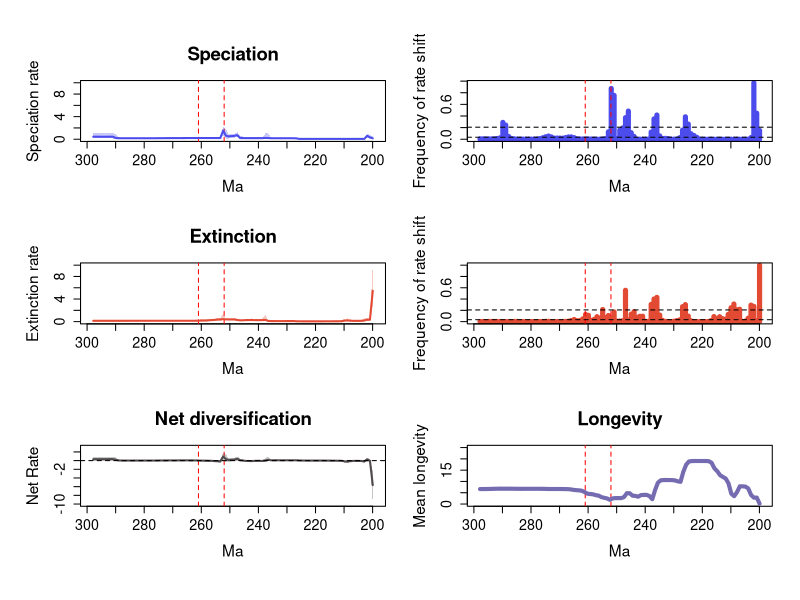

Generate this figure with R:


pdf(file='C:/Users/SimoesLabAdmin/Documents/BDNN_Arielli/reptilia/mcmc_no_predictors/A_rjmcmc_sampled_every_20k/RTT_plots_final.pdf',width=10, height=15)
par(mfrow=c(3,2), cex.main=1.7, cex.lab=1.4, cex.axis=1.3,
    oma=c(2, 2, 2, 0))     # outer margins for the entire figure
library(scales)

# Define custom tick positions at 10 MY intervals
x_ticks <- seq(-300, -200, by=10)
x_tick_labels <- abs(x_ticks)

# Calculate positions for the mass extinction events
perm_trias_extinction = -252 # End-Permian mass extinction (252 Ma)
guadalupian_extinction = -261 # Guadalupian extinction (261 Ma)

time=c(-199.94725639499998, -200.936163185,-201.92506997499999,-202.913976765,-203.902883555,-204.891790345,-205.880697135,-206.869603925,-207.858510715,-208.847417505,-209.836324295,-210.82523108499998,-211.814137875,-212.803044665,-213.791951455,-214.780858245,-215.769765035,-216.758671825,-217.747578615,-218.736485405,-219.72539219499998,-220.714298985,-221.703205775,-222.692112565,-223.681019355,-224.669926145,-225.658832935,-226.647739725,-227.636646515,-228.62555330499998,-229.614460095,-230.60336688499999,-231.592273675,-232.581180465,-233.570087255,-234.558994045,-235.547900835,-236.536807625,-237.52571441499998,-238.514621205,-239.503527995,-240.492434785,-241.481341575,-242.470248365,-243.459155155,-244.448061945,-245.436968735,-246.42587552499998,-247.414782315,-248.403689105,-249.392595895,-250.381502685,-251.370409475,-252.359316265,-253.348223055,-254.337129845,-255.32603663499998,-256.31494342499997,-257.303850215,-258.292757005,-259.281663795,-260.270570585,-261.259477375,-262.248384165,-263.237290955,-264.226197745,-265.21510453499997,-266.204011325,-267.192918115,-268.181824905,-269.17073169500003,-270.159638485,-271.148545275,-272.137452065,-273.126358855,-274.11526564499997,-275.104172435,-276.093079225,-277.081986015,-278.070892805,-279.059799595,-280.048706385,-281.037613175,-282.026519965,-283.01542675499996,-284.004333545,-284.993240335,-285.982147125,-286.971053915,-287.959960705,-288.948867495,-289.937774285,-290.926681075,-291.91558786499996,-292.904494655,-293.893401445,-294.882308235,-295.871215025,-296.860121815,-297.849028605)
rate=c(0.15313336157387758, 0.3329589931299385,0.6022812176345975,0.05462234726966869,0.05441363681899425,0.05440987548663266,0.054409256016385146,0.0544079544710714,0.05440478273034457,0.05440402273480176,0.054395083707974065,0.0543900447290256,0.054386379399028996,0.054386063976915075,0.05438409227263544,0.054386964660841815,0.05438851208186892,0.05438934726170583,0.05439107981525484,0.05438851208186892,0.05439107981525484,0.054395083707974065,0.05441242652771938,0.05458867618248743,0.05578359152587249,0.057063239167522116,0.0610869860784142,0.146868398368434,0.1755449781044821,0.1732204936931233,0.17135924948194126,0.1712868949168721,0.17131785676627584,0.17269584469745752,0.1759194853385445,0.17804928196916736,0.18096753777969043,0.2004786216025732,0.22741507759231666,0.19171477894639716,0.19150224046857267,0.191503866698282,0.191503866698282,0.19151148200911042,0.19151651496416872,0.19158195991356075,0.19778614187292526,0.2069392558940807,0.7230063225861842,0.5947973601714684,0.5535046991635932,0.4981342905878909,0.6219470681038048,1.5218666449055225,0.210839285079017,0.2097201598419921,0.20922837478475642,0.20921175764913144,0.20923160952231645,0.2092652736618878,0.2094588022186713,0.20944136841795966,0.20890427909761553,0.20860294448580907,0.2083275536301596,0.20805223807699957,0.2072252625302661,0.2048608034117666,0.2015043656278464,0.19867028960409755,0.1967885752071245,0.19544275490527607,0.1937639042154109,0.1921318236354062,0.19030967632910573,0.1860827264156813,0.18047489155213853,0.17619829858252822,0.1736986628419781,0.1724344752817108,0.17194064474404058,0.17166595057770825,0.1714900671258485,0.17144335418383316,0.1715287869698151,0.17166271391623283,0.17159070833122347,0.1717960074328469,0.17248791329844748,0.17423817095047306,0.18073179440628226,0.21220395629042255,0.438759144124622,0.44383444266475175,0.4400138593165728,0.43876899664284086,0.43883824898537355,0.44005411392873744,0.44172845638591374,0.44484988665887687)
minHPD=c(2.1550036428609548e-05, 7.653404137394028e-05,0.2727053446141114,0.03906372913313762,0.04141076738495005,0.04137426738842922,0.04140535977921385,0.04141672549446696,0.04144149840540235,0.04139794126803834,0.04141672549446696,0.04153041628911467,0.04162690871843415,0.04144447608699939,0.041626796031199745,0.04148393683514212,0.04148393683514212,0.04148393683514212,0.041626796031199745,0.041626796031199745,0.04153041628911467,0.0414016579057861,0.04141672549446696,0.040823776242734346,0.040049116423558434,0.042035433757564744,0.04201267867534394,0.050300301037868124,0.106872442532739,0.1099202257114235,0.11109936897613146,0.11111124178155829,0.11110951404187178,0.11148702571233833,0.11085018012739528,0.11006654815406013,0.10681366891609854,0.10685491026142217,0.16177856676748043,0.13490066819262458,0.13665731541107906,0.13669821884077726,0.13667419540382367,0.13665731541107906,0.1375145014950347,0.13701371037991886,0.14434077091425976,0.1489607275093156,0.38583942031104007,0.2924593819136264,0.24707797938370565,0.11920517579714333,0.08787968870869799,0.6279973250323728,0.14082833338862508,0.14576856014983947,0.1459846650021991,0.14576856014983947,0.1457737661040971,0.14576856014983947,0.14551325465311296,0.14578748525574747,0.14578514256431396,0.14576856014983947,0.14459814888302316,0.14339291764932957,0.14251050262340587,0.12626267142312755,0.09415461362924665,0.0853213629341772,0.08323181971664739,0.08097132963701441,0.07682175465335771,0.0768769054389105,0.07403216726995196,0.06775798019466531,0.06261412046882604,0.06060341099059637,0.05888632879980028,0.057282207677089254,0.05757211991225554,0.05750748291889499,0.057533386062778503,0.057473624198091544,0.057473624198091544,0.05755426816516868,0.057544268376625365,0.05755029408603367,0.05736632624857129,0.05430102945372751,0.04266995305003667,0.052701695705230665,0.13976664945835357,0.1446289744760521,0.14522150899296643,0.14250492791748456,0.14347914449607577,0.1437002057049091,0.14301368144303758,0.1425236103650591)
maxHPD=c(0.5760985920107903, 0.7302041800555066,1.027443021804807,0.07080004724451847,0.06808515644644636,0.06800924933848194,0.06800924933848194,0.06800316255557624,0.06800316255557624,0.06793147082879239,0.0679057356585223,0.06799648365234083,0.06808515644644636,0.06789569153727282,0.06807602869512015,0.06792929041375652,0.06792929041375652,0.06793147082879239,0.06808052816301277,0.06808367459343903,0.06799606734883386,0.06790834887015225,0.06807908930341186,0.0687003285708555,0.13178783822359644,0.146550742292,0.18987578782934153,0.21543429950177917,0.22791738971853873,0.22404487537564244,0.2241005459078199,0.22403602092721447,0.22418878236967824,0.22467622086389957,0.22479025397548832,0.2271750757019642,0.233974137549528,1.0311050848903802,1.1308477835480217,0.2338931527938937,0.23278212030333223,0.23270347516802337,0.23263749443462572,0.2326676104993407,0.2336672795384761,0.23368462902386097,0.47911238782796545,0.5982642746342075,1.257381489917781,0.9626094473872286,0.9368650119044913,0.8750345734760814,1.7222642675225606,2.2897620507482586,0.30997345873507703,0.2926087091358037,0.2877904459107367,0.286986740074711,0.2869093373277986,0.28701374678093944,0.28807388023617225,0.28870057803975246,0.287889437029297,0.28807388023617225,0.2877816837071946,0.2880434781976923,0.29200584943051355,0.2965244160215808,0.27895033855653295,0.2717014025333729,0.269065016635512,0.26649393626973045,0.26211674563938947,0.26175085219308836,0.25840327277663094,0.25202655426693604,0.2458010978556797,0.24177502157293035,0.23972489613734965,0.23772065551783028,0.2377022054581586,0.23749975742691531,0.23749975742691531,0.23734047602439026,0.23705561147106669,0.23705561147106669,0.23732409978725214,0.23802196811338347,0.24017303694466285,0.24585901509974153,0.39367545728081144,0.8942233910607168,1.0896785932734903,1.0526965399161141,1.0311711116635687,1.0187972406870744,1.017437910386295,1.0165720838462353,1.0165720838462353,1.0242280544890465)
remove_na = !is.na(rate)
time = time[remove_na]
plot(time,time,type = 'n', ylim = c(0, 10), xlim = c(-298.343482,-199.452803), ylab = 'Speciation rate', xlab = 'Ma',main='Speciation', xaxt='n') # xaxt removes default x axis

axis(1, at=x_ticks, labels=x_tick_labels, cex.axis=1.3) # Custom x-axis with 10MY interval ticks
# Add vertical lines for mass extinction events
abline(v=perm_trias_extinction, col="red", lty=2) 
abline(v=guadalupian_extinction, col="red", lty=2)

polygon(c(time, rev(time)), c(maxHPD[remove_na], rev(minHPD[remove_na])), col = alpha('#4c4cec',0.3), border = NA)
lines(time,rate[remove_na], col = '#4c4cec', lwd=2)
mids=c(-199.95225087373734, -200.9511466212121,-201.95004236868687,-202.94893811616163,-203.94783386363633,-204.9467296111111,-205.94562535858586,-206.94452110606062,-207.94341685353533,-208.9423126010101,-209.94120834848485,-210.9401040959596,-211.93899984343432,-212.93789559090908,-213.93679133838384,-214.9356870858586,-215.9345828333333,-216.93347858080807,-217.93237432828283,-218.9312700757576,-219.9301658232323,-220.92906157070706,-221.92795731818183,-222.9268530656566,-223.9257488131313,-224.92464456060605,-225.92354030808082,-226.92243605555552,-227.92133180303028,-228.92022755050505,-229.9191232979798,-230.9180190454545,-231.91691479292928,-232.91581054040404,-233.9147062878788,-234.9136020353535,-235.91249778282827,-236.91139353030303,-237.9102892777778,-238.9091850252525,-239.90808077272726,-240.90697652020202,-241.90587226767678,-242.9047680151515,-243.90366376262625,-244.902559510101,-245.90145525757578,-246.90035100505048,-247.89924675252524,-248.8981425,-249.89703824747477,-250.89593399494947,-251.89482974242424,-252.893725489899,-253.89262123737376,-254.89151698484847,-255.89041273232323,-256.88930847979793,-257.8882042272727,-258.88709997474746,-259.8859957222222,-260.884891469697,-261.8837872171717,-262.88268296464645,-263.8815787121212,-264.8804744595959,-265.8793702070707,-266.87826595454544,-267.8771617020202,-268.87605744949497,-269.87495319696967,-270.87384894444443,-271.8727446919192,-272.8716404393939,-273.87053618686866,-274.8694319343434,-275.8683276818182,-276.86722342929295,-277.86611917676765,-278.8650149242424,-279.8639106717171,-280.8628064191919,-281.86170216666665,-282.8605979141414,-283.85949366161617,-284.8583894090909,-285.85728515656564,-286.8561809040404,-287.8550766515151,-288.85397239898987,-289.85286814646463,-290.8517638939394,-291.85065964141415,-292.84955538888886,-293.8484511363636,-294.8473468838384,-295.8462426313131,-296.84513837878785,-297.8440341262626)
counts=c(0.1508744038155803, 0.44804451510333865,0.9716693163751987,0.028139904610492844,0.0005087440381558028,0.0005087440381558028,0.00038155802861685216,0.00038155802861685216,0.0004610492845786963,0.0006836248012718601,0.000397456279809221,0.000397456279809221,0.00017488076311605722,0.0002384737678855326,0.0002702702702702703,0.00019077901430842608,0.00028616852146263913,0.0002702702702702703,0.00014308426073131957,0.00030206677265500793,0.0009697933227344992,0.0037042925278219395,0.03325914149443561,0.064181240063593,0.09340222575516693,0.26104928457869636,0.3858346581875994,0.15736089030206676,0.02575516693163752,0.0031478537360890304,0.0012559618441971383,0.002273449920508744,0.009379968203497615,0.01505564387917329,0.01273449920508744,0.056518282988871224,0.4164387917329094,0.3496661367249603,0.1231637519872814,0.002066772655007949,0.0008108108108108108,0.0010174880763116057,0.0009697933227344992,0.0010015898251192368,0.04818759936406995,0.11206677265500795,0.4843402225755167,0.37068362480127187,0.19335453100158984,0.1572496025437202,0.011589825119236884,0.7541176470588236,0.873577106518283,0.1272019077901431,0.011160572337042925,0.005087440381558029,0.001796502384737679,0.0011923688394276629,0.002845786963434022,0.003465818759936407,0.005389507154213036,0.005278219395866455,0.004531001589825119,0.0042448330683624805,0.0073449920508744035,0.026931637519872813,0.03992050874403816,0.03925278219395866,0.028330683624801272,0.018076311605723372,0.01969793322734499,0.020858505564387918,0.019189189189189187,0.039904610492845785,0.05502384737678855,0.04230524642289348,0.025055643879173292,0.011271860095389507,0.005294117647058823,0.003338632750397456,0.0022257551669316376,0.0021303656597774245,0.002368839427662957,0.002591414944356121,0.001971383147853736,0.0027503974562798094,0.0069475357710651825,0.013322734499205088,0.04847376788553259,0.2432114467408585,0.2899523052464229,0.023736089030206676,0.012670906200317964,0.007281399046104928,0.005818759936406995,0.006184419713831478,0.005850556438791733,0.007360890302066773,0.00712241653418124)
plot(mids,counts,type = 'h', xlim = c(-298.343482,-199.452803), ylim=c(0,0.9716693163751987), ylab = 'Frequency of rate shift', xlab = 'Ma',lwd=5,col='#4c4cec', xaxt='n') # xaxt removes default x axis

axis(1, at=x_ticks, labels=x_tick_labels, cex.axis=1.3) # Custom x-axis with 10MY interval ticks
# Add vertical lines for mass extinction events
abline(v=perm_trias_extinction, col="red", lty=2) 
abline(v=guadalupian_extinction, col="red", lty=2)

bf2 = 0.034099133750137754
bf6 = 0.20688761245815923
abline(h=bf2, lty=2)
abline(h=bf6, lty=2)

time=c(-199.94725639499998, -200.936163185,-201.92506997499999,-202.913976765,-203.902883555,-204.891790345,-205.880697135,-206.869603925,-207.858510715,-208.847417505,-209.836324295,-210.82523108499998,-211.814137875,-212.803044665,-213.791951455,-214.780858245,-215.769765035,-216.758671825,-217.747578615,-218.736485405,-219.72539219499998,-220.714298985,-221.703205775,-222.692112565,-223.681019355,-224.669926145,-225.658832935,-226.647739725,-227.636646515,-228.62555330499998,-229.614460095,-230.60336688499999,-231.592273675,-232.581180465,-233.570087255,-234.558994045,-235.547900835,-236.536807625,-237.52571441499998,-238.514621205,-239.503527995,-240.492434785,-241.481341575,-242.470248365,-243.459155155,-244.448061945,-245.436968735,-246.42587552499998,-247.414782315,-248.403689105,-249.392595895,-250.381502685,-251.370409475,-252.359316265,-253.348223055,-254.337129845,-255.32603663499998,-256.31494342499997,-257.303850215,-258.292757005,-259.281663795,-260.270570585,-261.259477375,-262.248384165,-263.237290955,-264.226197745,-265.21510453499997,-266.204011325,-267.192918115,-268.181824905,-269.17073169500003,-270.159638485,-271.148545275,-272.137452065,-273.126358855,-274.11526564499997,-275.104172435,-276.093079225,-277.081986015,-278.070892805,-279.059799595,-280.048706385,-281.037613175,-282.026519965,-283.01542675499996,-284.004333545,-284.993240335,-285.982147125,-286.971053915,-287.959960705,-288.948867495,-289.937774285,-290.926681075,-291.91558786499996,-292.904494655,-293.893401445,-294.882308235,-295.871215025,-296.860121815,-297.849028605)
rate=c(5.4586905758389905, 0.341354083102555,0.34560123291042544,0.1969366829012808,0.1472698087041735,0.13934587356535277,0.1381539807869057,0.13826581726434137,0.16268617748904535,0.2093848755728515,0.17586859300889052,0.07611476420971347,0.06513258595549103,0.0635191995427058,0.061787770102748954,0.058231247556780635,0.05587895769095146,0.052679317265644274,0.051883330040212686,0.05178292219862707,0.05176879524963883,0.051755651176601816,0.05174781566100999,0.05175816371948125,0.05179454053651629,0.052052209462811014,0.05413320950760117,0.06311025331921907,0.09908359139207623,0.09871328967881807,0.09720917884756476,0.09642612118699405,0.09626653917974096,0.09619527927622175,0.09613316604547467,0.09628865820007437,0.09854230373556003,0.11647733948275527,0.30327342724251494,0.2710393350302904,0.2628152948083585,0.262913889602001,0.26640896690851945,0.28493828002390376,0.2776311266749296,0.2738872615004047,0.23442253603439733,0.23227065751213138,0.29419507333722605,0.3815773475087195,0.3790598006420186,0.37958574632794445,0.3917885341296624,0.43475447785171295,0.39583463310202677,0.3668674957578089,0.31124340971093656,0.2714644266367574,0.24122457145992487,0.1913893453423452,0.184654870855062,0.18027308008394755,0.16349666899817314,0.1562545573999757,0.15449796608972005,0.15364406127406893,0.15205428595947273,0.15000036816643159,0.14909645654032105,0.14876122879958614,0.14864212325613543,0.1485291942268649,0.1484680905685581,0.1484501829752645,0.14840052312036195,0.14825643732051633,0.1478718307630349,0.14765100369957107,0.14753765538939548,0.14747104330294175,0.14744654902365634,0.14742642712604753,0.14743413830311197,0.14744908679826518,0.14745763728069988,0.14743686659568436,0.14728887957134107,0.14708299560554228,0.14692352749171905,0.1468661422223781,0.14681402112989012,0.14678146196821262,0.14678911843767317,0.14683838692812273,0.14692196144872138,0.14703894265374018,0.14711364684754524,0.14715697388957205,0.14719150832186706,0.14720398597303427)
minHPD=c(2.7816194709810413, 0.13089233413206436,0.13083854681658377,0.01602321415360232,6.303811107802121e-05,0.009959265970644258,0.009632219224173304,0.009535205187950991,0.021269496552257367,0.11039786440754024,0.04131805763050692,0.04053549624952102,0.03935787071264956,0.03929761633116272,0.03725599664612839,0.033507493732069064,0.03118943383638901,0.029707517053096183,0.031185461279861493,0.031111614994809182,0.031111614994809182,0.03111590337083885,0.031111614994809182,0.03118765599183603,0.03118943383638901,0.030126305204693393,0.027755058698134088,0.031111614994809182,0.04975049653068004,0.05252021128214867,0.053002911895872855,0.05343140628866335,0.05343140628866335,0.053480441246437964,0.05315857058697957,0.05250228792959498,0.04845138361929763,0.05354417077861716,0.12048295320512015,0.05539989766373727,0.08285349864682576,0.07811546348521682,0.08905934310632463,0.1750109766045938,0.1509941507645412,0.13579210629679025,0.0580235863467542,0.05801009021486317,0.0927974380332684,0.2209981372100954,0.22159607874507184,0.22142967733713864,0.21922883274282237,0.24015785468767215,0.14322038564094894,0.14305586363199693,0.13083907789028693,0.1219396969535351,0.12038133482089858,0.11659512670808525,0.11516001894848032,0.11021413485690662,0.09596168623371114,0.09886189619779032,0.09701935352504018,0.09672745631556856,0.08878379718594998,0.09054514380580798,0.09479557662809046,0.0961950612220244,0.09610372377157107,0.09654915047821286,0.09634346902675901,0.09654915047821286,0.09670662960611492,0.0954562457610299,0.09574607980926163,0.09640668192133761,0.09654915047821286,0.09641675036970235,0.0965010209242332,0.09654915047821286,0.09655144854712601,0.0967196918621378,0.09670662960611492,0.09655826449165325,0.09654181768391855,0.09647051041099014,0.09629873060421541,0.0956018828916174,0.095432444620053,0.09523797679701897,0.09484770955667897,0.09440337854550433,0.09436352283310383,0.09277720408482273,0.0914424401454519,0.0925186257100834,0.09149501523539517,0.09039965125814906)
maxHPD=c(9.993676233121652, 0.6524795973089286,0.6524795973089286,0.5562182080834596,0.28411325902143597,0.22536850772501874,0.22166702784661307,0.22185546893686733,0.45525775758092624,0.569225461155687,0.5100417544035416,0.206121723207222,0.17301211840520161,0.16646397807751628,0.16001526176460285,0.14840591480781404,0.1400858989414134,0.07578871551379285,0.07388329721907952,0.07365132923531013,0.07365132923531013,0.07366919622401484,0.07370847683360374,0.07386314417439341,0.0740423614196601,0.0742444458595478,0.10082067083443064,0.12423498208928535,0.16554677711850402,0.15188932230709173,0.14480944131440487,0.14286417375641045,0.14261879890043472,0.14270866586649708,0.14305167555572756,0.1464637887375882,0.24484989939814958,0.3106996154913354,1.151915954495863,0.5756549655059755,0.36353052025080773,0.3575439312359967,0.3645998070406865,0.567347122674484,0.38458403287507076,0.3753131622755357,0.3219833008775021,0.32349350023717094,0.5465384398553977,0.5702918864907642,0.5644569333467281,0.5642730123735211,0.5975844485151441,1.373538732904672,0.6471539419792155,0.5686051819069842,0.5396752263821352,0.45781876800355203,0.44246383453749555,0.41607408584197836,0.4051620987623977,0.39682831742202834,0.3249865466160056,0.29862685402897104,0.2897662449733741,0.2854009507963039,0.2629225929503806,0.2138713681790691,0.20881914031500165,0.2074529135216671,0.20589622960223672,0.20557680557720281,0.2049868034495811,0.20491373986137054,0.2048763191900449,0.20319901424010733,0.20220153913836553,0.2021835209299927,0.20209201734750762,0.20183877900396768,0.20186003973045366,0.20183877900396768,0.2017343625764493,0.20186003973045366,0.20186003973045366,0.20172253294580883,0.20172253294580883,0.20186003973045366,0.20220916526071278,0.2017343625764493,0.20174604789728362,0.20188552250328762,0.2018548161080748,0.20204940347662032,0.2032050185279287,0.20318233929496474,0.20330604304497357,0.20562314355631764,0.2058739821364474,0.2058739821364474)
remove_na = !is.na(rate)
time = time[remove_na]
plot(time,time,type = 'n', ylim = c(0, 10), xlim = c(-298.343482,-199.452803), ylab = 'Extinction rate', xlab = 'Ma',main='Extinction', xaxt='n') # xaxt removes default x axis

axis(1, at=x_ticks, labels=x_tick_labels, cex.axis=1.3) # Custom x-axis with 10MY interval ticks
# Add vertical lines for mass extinction events
abline(v=perm_trias_extinction, col="red", lty=2) 
abline(v=guadalupian_extinction, col="red", lty=2)

polygon(c(time, rev(time)), c(maxHPD[remove_na], rev(minHPD[remove_na])), col = alpha('#e34a33',0.3), border = NA)
lines(time,rate[remove_na], col = '#e34a33', lwd=2)
mids=c(-199.95225087373734, -200.9511466212121,-201.95004236868687,-202.94893811616163,-203.94783386363633,-204.9467296111111,-205.94562535858586,-206.94452110606062,-207.94341685353533,-208.9423126010101,-209.94120834848485,-210.9401040959596,-211.93899984343432,-212.93789559090908,-213.93679133838384,-214.9356870858586,-215.9345828333333,-216.93347858080807,-217.93237432828283,-218.9312700757576,-219.9301658232323,-220.92906157070706,-221.92795731818183,-222.9268530656566,-223.9257488131313,-224.92464456060605,-225.92354030808082,-226.92243605555552,-227.92133180303028,-228.92022755050505,-229.9191232979798,-230.9180190454545,-231.91691479292928,-232.91581054040404,-233.9147062878788,-234.9136020353535,-235.91249778282827,-236.91139353030303,-237.9102892777778,-238.9091850252525,-239.90808077272726,-240.90697652020202,-241.90587226767678,-242.9047680151515,-243.90366376262625,-244.902559510101,-245.90145525757578,-246.90035100505048,-247.89924675252524,-248.8981425,-249.89703824747477,-250.89593399494947,-251.89482974242424,-252.893725489899,-253.89262123737376,-254.89151698484847,-255.89041273232323,-256.88930847979793,-257.8882042272727,-258.88709997474746,-259.8859957222222,-260.884891469697,-261.8837872171717,-262.88268296464645,-263.8815787121212,-264.8804744595959,-265.8793702070707,-266.87826595454544,-267.8771617020202,-268.87605744949497,-269.87495319696967,-270.87384894444443,-271.8727446919192,-272.8716404393939,-273.87053618686866,-274.8694319343434,-275.8683276818182,-276.86722342929295,-277.86611917676765,-278.8650149242424,-279.8639106717171,-280.8628064191919,-281.86170216666665,-282.8605979141414,-283.85949366161617,-284.8583894090909,-285.85728515656564,-286.8561809040404,-287.8550766515151,-288.85397239898987,-289.85286814646463,-290.8517638939394,-291.85065964141415,-292.84955538888886,-293.8484511363636,-294.8473468838384,-295.8462426313131,-296.84513837878785,-297.8440341262626)
counts=c(1.0, 0.01751987281399046,0.27057233704292527,0.29243243243243244,0.06111287758346582,0.011033386327503975,0.003990461049284579,0.21953895071542132,0.2111287758346582,0.3115739268680445,0.24507154213036567,0.12783783783783784,0.04243243243243243,0.05273449920508744,0.08678855325914149,0.05174880763116057,0.08972972972972973,0.018139904610492846,0.002273449920508744,0.0005405405405405405,0.0005405405405405405,0.000794912559618442,0.0013513513513513514,0.0024165341812400635,0.014594594594594595,0.09831478537360891,0.3011605723370429,0.26491255961844196,0.03203497615262321,0.018028616852146264,0.00823529411764706,0.002082670906200318,0.0015421303656597775,0.004069952305246423,0.021748807631160574,0.11634340222575516,0.42955484896661367,0.4002543720190779,0.3058823529411765,0.005135135135135135,0.006915739268680445,0.09607313195548489,0.09457869634340223,0.07543720190779014,0.17737678855325914,0.1324006359300477,0.031542130365659775,0.554610492845787,0.015516693163751987,0.010588235294117647,0.009507154213036566,0.17119236883942765,0.06677265500794913,0.10813990461049285,0.07162162162162163,0.21410174880763116,0.06290937996820349,0.08736089030206677,0.04063593004769475,0.02287758346581876,0.11101748807631161,0.1275516693163752,0.04861685214626391,0.019236883942766295,0.015818759936406995,0.03809220985691574,0.01960254372019078,0.00821939586645469,0.004515103338632751,0.002972972972972973,0.0018441971383147853,0.0013672496025437203,0.0017170111287758347,0.002273449920508744,0.00616852146263911,0.0056597774244833065,0.002988871224165342,0.0013036565977742449,0.001287758346581876,0.0009062003179650238,0.0010015898251192368,0.0010492845786963434,0.0009697933227344992,0.0010651828298887122,0.002448330683624801,0.003577106518282989,0.003243243243243243,0.001971383147853736,0.001589825119236884,0.0013831478537360891,0.0015739268680445152,0.002273449920508744,0.003243243243243243,0.00410174880763116,0.0035135135135135136,0.0033068362480127185,0.0027503974562798094,0.0028298887122416533,0.001955484896661367)
plot(mids,counts,type = 'h', xlim = c(-298.343482,-199.452803), ylim=c(0,1.0), ylab = 'Frequency of rate shift', xlab = 'Ma',lwd=5,col='#e34a33', xaxt='n') # xaxt removes default x axis

axis(1, at=x_ticks, labels=x_tick_labels, cex.axis=1.3) # Custom x-axis with 10MY interval ticks
# Add vertical lines for mass extinction events
abline(v=perm_trias_extinction, col="red", lty=2) 
abline(v=guadalupian_extinction, col="red", lty=2)

abline(h=bf2, lty=2)
abline(h=bf6, lty=2)

#Net Diversification Rate
time=c(-199.94725639499998, -200.936163185,-201.92506997499999,-202.913976765,-203.902883555,-204.891790345,-205.880697135,-206.869603925,-207.858510715,-208.847417505,-209.836324295,-210.82523108499998,-211.814137875,-212.803044665,-213.791951455,-214.780858245,-215.769765035,-216.758671825,-217.747578615,-218.736485405,-219.72539219499998,-220.714298985,-221.703205775,-222.692112565,-223.681019355,-224.669926145,-225.658832935,-226.647739725,-227.636646515,-228.62555330499998,-229.614460095,-230.60336688499999,-231.592273675,-232.581180465,-233.570087255,-234.558994045,-235.547900835,-236.536807625,-237.52571441499998,-238.514621205,-239.503527995,-240.492434785,-241.481341575,-242.470248365,-243.459155155,-244.448061945,-245.436968735,-246.42587552499998,-247.414782315,-248.403689105,-249.392595895,-250.381502685,-251.370409475,-252.359316265,-253.348223055,-254.337129845,-255.32603663499998,-256.31494342499997,-257.303850215,-258.292757005,-259.281663795,-260.270570585,-261.259477375,-262.248384165,-263.237290955,-264.226197745,-265.21510453499997,-266.204011325,-267.192918115,-268.181824905,-269.17073169500003,-270.159638485,-271.148545275,-272.137452065,-273.126358855,-274.11526564499997,-275.104172435,-276.093079225,-277.081986015,-278.070892805,-279.059799595,-280.048706385,-281.037613175,-282.026519965,-283.01542675499996,-284.004333545,-284.993240335,-285.982147125,-286.971053915,-287.959960705,-288.948867495,-289.937774285,-290.926681075,-291.91558786499996,-292.904494655,-293.893401445,-294.882308235,-295.871215025,-296.860121815,-297.849028605)
net_rate=c(-5.648477313544931, -0.029430453532296036,0.27057197295256696,-0.18759126438566937,-0.09102763002415938,-0.07497227701806665,-0.07304782553626622,-0.07315238683934451,-0.13585186454184422,-0.23345448669516722,-0.16565118557219352,-0.054862771257499075,-0.03396154323884516,-0.028735774425189157,-0.023601659295044906,-0.01423605392377381,-0.008642640973175136,-0.00014814061411682751,0.001869069412611043,0.002052459951635907,0.0020680233274289377,0.0020985840952948967,0.0022008792440954216,0.003097634021383518,0.009554547925788501,0.01621939234765297,0.03237534790820745,0.0719883851526126,0.07203597974454362,0.07062121251281311,0.0722504768481412,0.07339604437101052,0.07359944186524801,0.07445121522619247,0.07634249080210855,0.0765481502064084,0.07171063943430495,0.1789317424590938,0.03422794456837943,-0.09103861906749508,-0.05781185658526929,-0.05809936488743005,-0.06349874054635324,-0.11841179429413966,-0.08874813170570124,-0.08003065149137675,0.01848058840224636,0.08839849035066917,0.42722015293116394,0.23498388401627662,0.19727420457332623,0.12409751681391543,0.3578270261378298,0.9367642383892729,-0.17508233113356803,-0.14737386437770825,-0.11357131183170316,-0.054895888193543345,-0.04065812186154888,-0.019092300075218546,-0.00981341626642464,-0.003514925791235492,0.026358613154098872,0.04313636568731741,0.047369783786319807,0.04922058088307114,0.051742431258552754,0.052252159808715996,0.04786426657240647,0.0437530065731813,0.04085025984400306,0.038893711406209085,0.03627353307351356,0.033754199065853106,0.031101339907547418,0.024665116475878806,0.017726034064516765,0.012866381627727316,0.010283844872744237,0.009122806396275083,0.008703073724055274,0.00851107194920708,0.008358694224770011,0.008355872484834917,0.008406003701085359,0.008674238212941318,0.008982267307142624,0.009713993201300297,0.011395362846541439,0.015700829450539813,0.03584131355459231,0.19414328001790956,0.3447322674227995,0.34041172507600403,0.33255298303641406,0.3289332018423625,0.3279563432377576,0.3281809478229288,0.32912863011176524,0.33198412034074043)
net_minHPD=c(-9.776122047679221, -0.46465561307132364,-0.19497866149262166,-0.5425064513824113,-0.2356821256844224,-0.1715355019379887,-0.17150004604235633,-0.17087535745200338,-0.40188298137485223,-0.5158798730410916,-0.45462342216771445,-0.15546591231425974,-0.12067116606253636,-0.11393679561289409,-0.10595577808102356,-0.08914500008851937,-0.07964706552930467,-0.02492934077274988,-0.023028602956474346,-0.022507894416878525,-0.022492115989612253,-0.022952198195672652,-0.023022919042764996,-0.02303150874500788,-0.025138083787546457,-0.02375600394360535,-0.031113863232985525,-0.034081302221762394,-0.01279243394575369,0.008410174976330259,0.015199205857596043,0.016584250478746718,0.01783206604499782,0.016559366450592784,0.014592452150308521,0.011556674087517135,-0.07707415018470362,-0.15219152274427353,-0.34111837148087054,-0.4295681210509825,-0.18215370693659966,-0.18152514212246212,-0.17993388247348477,-0.3958188737726897,-0.20705336624386583,-0.20389499142215378,-0.13755576406450076,-0.13694741320244327,0.01118438471201777,-0.14845719765354043,-0.18784202512069587,-0.24550473941818232,-0.29239901485799524,0.07599148984583004,-0.6403880964004239,-0.39671007452558316,-0.35892735804521136,-0.2636563411694288,-0.2449917004953247,-0.21621498178819062,-0.21020927959358485,-0.19483878631006246,-0.13607905086455044,-0.102928977083444,-0.09279441845688863,-0.08116648641660337,-0.06359852332712185,-0.049750636752665015,-0.06010039696464911,-0.06340569183645589,-0.06649667634985963,-0.0715401564090045,-0.07662399474435985,-0.07763014870193197,-0.08092509648726835,-0.08805675081553511,-0.093510033060133,-0.09785312751192561,-0.09793482840319859,-0.09785312751192561,-0.10144820001483144,-0.10124524433821333,-0.10124524433821333,-0.10118615965607194,-0.09784727520478012,-0.09793482840319859,-0.09792628693377266,-0.09786048986484444,-0.10118615965607194,-0.1037071005691844,-0.12075187004557064,-0.10497574146148929,-0.03779342906104913,-0.03273150619479798,-0.028009367651295858,-0.02959853024187012,-0.030114414766032466,-0.03027921433860009,-0.03425900454569014,-0.034459504986947775)
net_maxHPD=c(-2.4824873670775287, 0.42371164836400677,0.7510769364283963,0.04454199789812791,0.052423768192601576,0.044815373416682534,0.04114895816090459,0.04209483406052569,0.03190044881951258,-0.049610682979815524,0.015332728504192629,0.014276452898832219,0.01593012839045966,0.01568893360539507,0.01833781415659204,0.023281946045782112,0.025767500198565496,0.030868240753560344,0.028584155079072457,0.02889308317622155,0.02892376787841592,0.02853743152971517,0.028760677583390022,0.031120867410390204,0.07909658502986991,0.09948963601645874,0.16455431315797564,0.1751680881831318,0.1632628318385351,0.1441116940079275,0.13591462329045062,0.13483110473271495,0.13602195760820673,0.1358863896321991,0.1386345066346555,0.1463144567289379,0.15471076368060518,0.9903232797186843,0.648807485840494,0.13368541837431908,0.09456857268162148,0.09405427743298589,0.0931762584140543,0.01599785581611582,0.02777870980370442,0.04047509710325972,0.26381400742536654,0.4486551518403266,0.9754121869990893,0.6438049124481902,0.57923721395871,0.4874047429249081,1.396917231900216,1.9086864436568778,0.13196987374648583,0.08425869512794579,0.10123299710604242,0.11344935463072564,0.12187749883374516,0.13211664621644376,0.13508956834396413,0.14807323771589767,0.16265948540036007,0.1626671040543326,0.16172259011384701,0.16780643900789907,0.16781215119593104,0.1622514287034137,0.14966513762422592,0.14482461321518314,0.14097153050229316,0.1359409749371601,0.13155069339803516,0.1306023611850765,0.12835052729639154,0.12209501080148584,0.11622447142419988,0.10897133792297456,0.10821407403316545,0.10785057303213577,0.10397357442493288,0.10402909332483365,0.10402909332483365,0.10397115883519978,0.10701231779680923,0.10669715029594531,0.10706314346514696,0.10853980781696315,0.11002081533186286,0.12082421265010043,0.2589092456870774,0.7544671851949722,0.927615931359812,0.9004218708133466,0.8830947002512828,0.8752933305140574,0.8739296088437543,0.8749186376469705,0.8739296088437543,0.883314213259666)
remove_na = !is.na(net_rate)
time = time[remove_na]
plot(time,time,type = 'n', ylim = c(-10, 3), xlim = c(-298.343482,-199.452803), ylab = 'Net Rate', xlab = 'Ma',lwd=2, main='Net diversification', col= '#504A4B', xaxt='n') # xaxt removes default x axis

axis(1, at=x_ticks, labels=x_tick_labels, cex.axis=1.3) # Custom x-axis with 10MY interval ticks
# Add vertical lines for mass extinction events
abline(v=perm_trias_extinction, col="red", lty=2) 
abline(v=guadalupian_extinction, col="red", lty=2)

polygon(c(time, rev(time)), c(net_maxHPD[remove_na], rev(net_minHPD[remove_na])), col = alpha('#504A4B',0.3), border = NA)
lines(time,net_rate[remove_na], col = '#504A4B', lwd=2)
abline(h=0,lty=2)


time=c(-199.94725639499998, -200.936163185,-201.92506997499999,-202.913976765,-203.902883555,-204.891790345,-205.880697135,-206.869603925,-207.858510715,-208.847417505,-209.836324295,-210.82523108499998,-211.814137875,-212.803044665,-213.791951455,-214.780858245,-215.769765035,-216.758671825,-217.747578615,-218.736485405,-219.72539219499998,-220.714298985,-221.703205775,-222.692112565,-223.681019355,-224.669926145,-225.658832935,-226.647739725,-227.636646515,-228.62555330499998,-229.614460095,-230.60336688499999,-231.592273675,-232.581180465,-233.570087255,-234.558994045,-235.547900835,-236.536807625,-237.52571441499998,-238.514621205,-239.503527995,-240.492434785,-241.481341575,-242.470248365,-243.459155155,-244.448061945,-245.436968735,-246.42587552499998,-247.414782315,-248.403689105,-249.392595895,-250.381502685,-251.370409475,-252.359316265,-253.348223055,-254.337129845,-255.32603663499998,-256.31494342499997,-257.303850215,-258.292757005,-259.281663795,-260.270570585,-261.259477375,-262.248384165,-263.237290955,-264.226197745,-265.21510453499997,-266.204011325,-267.192918115,-268.181824905,-269.17073169500003,-270.159638485,-271.148545275,-272.137452065,-273.126358855,-274.11526564499997,-275.104172435,-276.093079225,-277.081986015,-278.070892805,-279.059799595,-280.048706385,-281.037613175,-282.026519965,-283.01542675499996,-284.004333545,-284.993240335,-285.982147125,-286.971053915,-287.959960705,-288.948867495,-289.937774285,-290.926681075,-291.91558786499996,-292.904494655,-293.893401445,-294.882308235,-295.871215025,-296.860121815,-297.849028605)
rate=c(0.1699302880364946, 2.8461369799283567,2.8095375809887555,3.9799301083171197,6.866427806162008,7.717927532452816,7.834559048508226,7.828360498151115,5.251182402391478,3.47185701202271,4.541089726738069,9.139434672095845,11.298223643382755,12.007282097394873,12.796231378200215,14.538051758797232,15.823915952884056,18.280663251706503,18.979862643448893,19.04681269580085,19.051173823811684,19.054696521702763,19.05770330256528,19.052267177349744,19.027799225794016,18.851312705889704,17.43698585135747,14.278395622620096,9.82740190388765,10.079651327972236,10.463287169192837,10.594155538765767,10.616804706490102,10.623029153148678,10.618985569117926,10.50698328801101,9.46807244904555,6.234762830779868,2.132142218294006,3.54189658270706,4.040636911054429,4.035890641789538,3.949745129785953,3.245592711023495,3.591284568499432,3.703787975658276,4.764721029835967,4.812135429879318,3.092514664123465,2.6031877332448787,2.62726905686642,2.6259062389367243,2.511155227981762,1.8632467962117027,2.4759516741626855,2.741548916441896,3.054703089982461,3.7239407173561365,3.931741729530132,4.2939181734747605,4.446075132802083,4.568077735955474,5.346184377164227,5.892058528901714,6.058515321050801,6.140291121830698,6.291309542753841,6.502003723856966,6.589102685727807,6.623382473180166,6.641656788408242,6.6515061659578025,6.655561741273048,6.655899793403517,6.652133600514276,6.663300565063922,6.7086919867510355,6.7302320133902,6.737865377491782,6.7413738863672235,6.742631686796951,6.743424954167233,6.742416118189231,6.7407968813970065,6.7337910424138805,6.734034453803459,6.748829017667442,6.765341822437039,6.779923615558842,6.785020635846501,6.788980552441973,6.790083782994945,6.786831759170565,6.774620633750244,6.744650362007808,6.693073139932582,6.667926991891354,6.647256522271613,6.634013543747795,6.617904821544294)
minHPD=c(0.1699302880364946, 2.8461369799283567,2.8095375809887555,3.9799301083171197,6.866427806162008,7.717927532452816,7.834559048508226,7.828360498151115,5.251182402391478,3.47185701202271,4.541089726738069,9.139434672095845,11.298223643382755,12.007282097394873,12.796231378200215,14.538051758797232,15.823915952884056,18.280663251706503,18.979862643448893,19.04681269580085,19.051173823811684,19.054696521702763,19.05770330256528,19.052267177349744,19.027799225794016,18.851312705889704,17.43698585135747,14.278395622620096,9.82740190388765,10.079651327972236,10.463287169192837,10.594155538765767,10.616804706490102,10.623029153148678,10.618985569117926,10.50698328801101,9.46807244904555,6.234762830779868,2.132142218294006,3.54189658270706,4.040636911054429,4.035890641789538,3.949745129785953,3.245592711023495,3.591284568499432,3.703787975658276,4.764721029835967,4.812135429879318,3.092514664123465,2.6031877332448787,2.62726905686642,2.6259062389367243,2.511155227981762,1.8632467962117027,2.4759516741626855,2.741548916441896,3.054703089982461,3.7239407173561365,3.931741729530132,4.2939181734747605,4.446075132802083,4.568077735955474,5.346184377164227,5.892058528901714,6.058515321050801,6.140291121830698,6.291309542753841,6.502003723856966,6.589102685727807,6.623382473180166,6.641656788408242,6.6515061659578025,6.655561741273048,6.655899793403517,6.652133600514276,6.663300565063922,6.7086919867510355,6.7302320133902,6.737865377491782,6.7413738863672235,6.742631686796951,6.743424954167233,6.742416118189231,6.7407968813970065,6.7337910424138805,6.734034453803459,6.748829017667442,6.765341822437039,6.779923615558842,6.785020635846501,6.788980552441973,6.790083782994945,6.786831759170565,6.774620633750244,6.744650362007808,6.693073139932582,6.667926991891354,6.647256522271613,6.634013543747795,6.617904821544294)
maxHPD=c(0.1699302880364946, 2.8461369799283567,2.8095375809887555,3.9799301083171197,6.866427806162008,7.717927532452816,7.834559048508226,7.828360498151115,5.251182402391478,3.47185701202271,4.541089726738069,9.139434672095845,11.298223643382755,12.007282097394873,12.796231378200215,14.538051758797232,15.823915952884056,18.280663251706503,18.979862643448893,19.04681269580085,19.051173823811684,19.054696521702763,19.05770330256528,19.052267177349744,19.027799225794016,18.851312705889704,17.43698585135747,14.278395622620096,9.82740190388765,10.079651327972236,10.463287169192837,10.594155538765767,10.616804706490102,10.623029153148678,10.618985569117926,10.50698328801101,9.46807244904555,6.234762830779868,2.132142218294006,3.54189658270706,4.040636911054429,4.035890641789538,3.949745129785953,3.245592711023495,3.591284568499432,3.703787975658276,4.764721029835967,4.812135429879318,3.092514664123465,2.6031877332448787,2.62726905686642,2.6259062389367243,2.511155227981762,1.8632467962117027,2.4759516741626855,2.741548916441896,3.054703089982461,3.7239407173561365,3.931741729530132,4.2939181734747605,4.446075132802083,4.568077735955474,5.346184377164227,5.892058528901714,6.058515321050801,6.140291121830698,6.291309542753841,6.502003723856966,6.589102685727807,6.623382473180166,6.641656788408242,6.6515061659578025,6.655561741273048,6.655899793403517,6.652133600514276,6.663300565063922,6.7086919867510355,6.7302320133902,6.737865377491782,6.7413738863672235,6.742631686796951,6.743424954167233,6.742416118189231,6.7407968813970065,6.7337910424138805,6.734034453803459,6.748829017667442,6.765341822437039,6.779923615558842,6.785020635846501,6.788980552441973,6.790083782994945,6.786831759170565,6.774620633750244,6.744650362007808,6.693073139932582,6.667926991891354,6.647256522271613,6.634013543747795,6.617904821544294)
remove_na = !is.na(rate)
time = time[remove_na]
plot(time,time,type = 'n', ylim = c(0, 25), xlim = c(-298.343482,-199.452803), ylab = 'Mean longevity', xlab = 'Ma',main='Longevity', xaxt='n') # xaxt removes default x axis

axis(1, at=x_ticks, labels=x_tick_labels, cex.axis=1.3) # Custom x-axis with 10MY interval ticks
# Add vertical lines for mass extinction events
abline(v=perm_trias_extinction, col="red", lty=2) 
abline(v=guadalupian_extinction, col="red", lty=2)

polygon(c(time, rev(time)), c(maxHPD[remove_na], rev(minHPD[remove_na])), col = alpha('#756bb1',0.3), border = NA)
lines(time,rate[remove_na], col = '#756bb1', lwd=4)

n <- dev.off()
